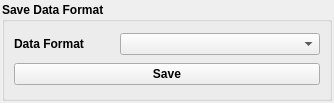
<?xml version="1.0" encoding="UTF-8"?>
<ui version="4.0">
 <class>Form</class>
 <widget class="QWidget" name="Form">
  <property name="geometry">
   <rect>
    <x>0</x>
    <y>0</y>
    <width>334</width>
    <height>103</height>
   </rect>
  </property>
  <property name="minimumSize">
   <size>
    <width>334</width>
    <height>103</height>
   </size>
  </property>
  <property name="windowTitle">
   <string>Form</string>
  </property>
  <layout class="QVBoxLayout" name="verticalLayout">
   <property name="spacing">
    <number>1</number>
   </property>
   <property name="margin">
    <number>2</number>
   </property>
   <item>
    <widget class="QGroupBox" name="groupBox">
     <property name="font">
      <font>
       <weight>75</weight>
       <bold>true</bold>
      </font>
     </property>
     <property name="title">
      <string>Save Data Format</string>
     </property>
     <layout class="QVBoxLayout" name="verticalLayout_2">
      <item>
       <layout class="QHBoxLayout" name="horizontalLayout">
        <item>
         <widget class="QLabel" name="label">
          <property name="text">
           <string>Data Format</string>
          </property>
         </widget>
        </item>
        <item>
         <widget class="QComboBox" name="comboBox">
          <property name="minimumSize">
           <size>
            <width>200</width>
            <height>0</height>
           </size>
          </property>
         </widget>
        </item>
       </layout>
      </item>
      <item>
       <widget class="QPushButton" name="saveBtn">
        <property name="text">
         <string>Save</string>
        </property>
       </widget>
      </item>
     </layout>
    </widget>
   </item>
  </layout>
 </widget>
 <resources/>
 <connections/>
</ui>
